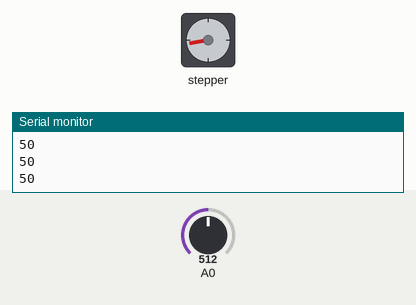
This sketch was run on a simulated Arduino Uno, built with avr-gcc and run on an emulated ATmega328P. On the bench: stepper motor, the last lines printed to the serial monitor. The inputs (shaded band) are chosen by the test bench; at power-on: A0 = 512. Stepper angles assume 200 steps per turn.

Above: at 1.2 s.
1.3 s: A0 set to 716
At 1.66 s:
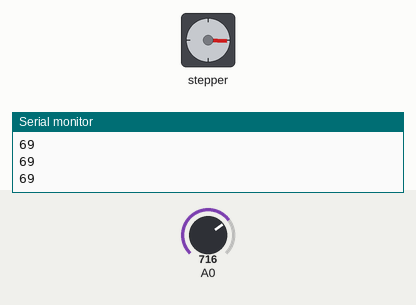
4.3 s: A0 set to 900
At 4.72 s:
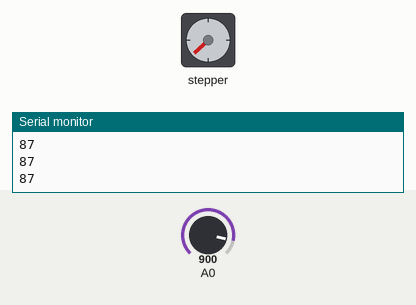
7.3 s: A0 set to 306
At 7.49 s:
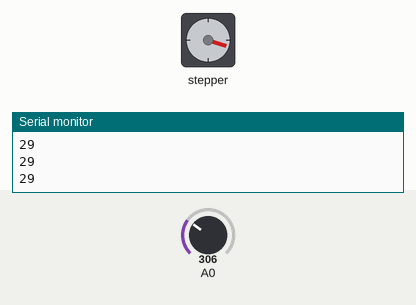
10.3 s: A0 set to 122
Timing chart, 0 to 17.3 s (numbered marks = the images above; inputs shaded):
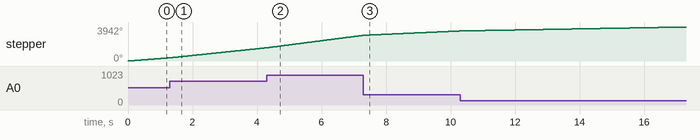

The sketch:

Stepper_Motor_2.ino
```cpp
#include <Stepper.h>

const int stepsPerRevolution = 200;  // change this to fit the number of steps per revolution
// for your motor


// initialize the stepper library on pins 8 through 11:
Stepper myStepper(stepsPerRevolution, 11, 9, 10, 8);

int stepCount = 0;  // number of steps the motor has taken

void setup() {

  Serial.begin(9600);// nothing to do inside the setup
}

void loop() {
  // read the sensor value:
  int sensorReading = analogRead(0);
  // map it to a range from 0 to 100:
  int motorSpeed = map(sensorReading, 0, 1023, 0, 100);
  // set the motor speed:
  if (motorSpeed > 0) {
    myStepper.setSpeed(motorSpeed);
    // step 1/100 of a revolution:
    myStepper.step(stepsPerRevolution/100);
    Serial.println(motorSpeed);
    //delayMicroseconds(10);
  }
}
```
